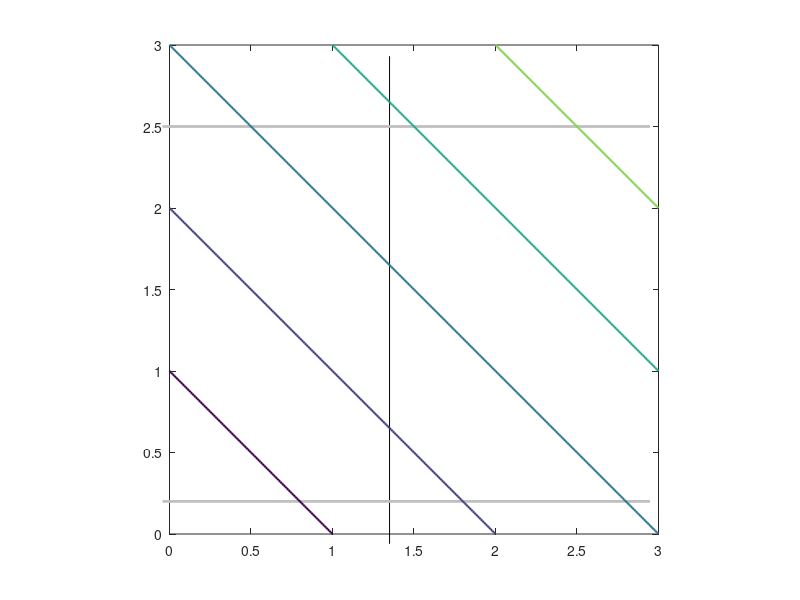

This figure's MATLAB source: (Note: this script raises an error after producing the figure.)
%EX2B
%
%   Exercise 4.6: use of SLP, CONLIN, and MMA to solve a four-bar truss
%   optimization problem - x1 is fixed.

% Mattias Schevenels
% February 2021

% PROBLEM FORMULATION
x1 = 1.35;        % Fixed value for x1
xmin = 0.2;       % Lower bound for x
xmax = 2.5;       % Upper bound for x
x = 1.4;          % Initial value

% MMA PARAMETERS
move = inf;       % Disable move limit
low = [];         % Lower asymptote: use -INF for SLP,   0 for CONLIN, [] for MMA
upp = [];         % Upper asymptote: use  INF for SLP, INF for CONLIN, [] for MMA
sinit = 0.5;      % Asymptotes relative initial position.
sincr = 1.2;      % Factor used to increase the distance between the asymptotes
sdecr = 0.7;      % Factor used to decrease the distance between the asymptotes
mu = 0;           % Relative distance to keep away from the asymptotes
tol = 1e-4;       % Convergence threshold

% DEFINE PLOT COLORS
darkblue = [0.000 0.447 0.741];
darkred = [0.850 0.325 0.098];
black = [0.000 0.000 0.000];
darkgray = [0.400 0.400 0.400];
lightgray = [0.750 0.750 0.750];

% PLOT EXACT OBJECTIVE FUNCTION AND CONSTRAINT
[X1,X2] = ndgrid(0:0.01:3,0:0.01:3);
F0 = X1+X2;
F = 8./(16*X1+9*X2)-4.5./(9*X1+16*X2)-0.1;
figure;
h4 = plot([x1 x1],[-1e6 1e6],'Color',black);
hold('on');
h3 = plot([-1e6 -1e6; 1e6 1e6],[xmin xmax; xmin xmax],'LineWidth',2,'Color',lightgray);
axis('equal');
xlim([0 3]);
ylim([0 3]);
[~,h1] = contour(X1,X2,F0,[-10:1:10],'LineWidth',1.5,'Color',darkblue);
[~,h2] = contour(X1,X2,F,[0 0],'LineWidth',2,'Color',darkred);
htop = [h1;h2;h3;h4];
xlabel('x_1');
ylabel('x_2');
fprintf('\nBlue lines: objective function f0(x)\n');
fprintf('Red line: constraint f1(x)\n');
fprintf('Gray lines: box constraints xmin and xmax\n\n');
pause;

% OPTIMIZATION LOOP
iter = 1;
change = inf;
mmaparams = [];
while change>tol

  % OBJECTIVE FUNCTION AND CONSTRAINTS
  f0 = x1+x;
  f = 8/(16*x1+9*x)-4.5/(9*x1+16*x)-0.1;

  % OBJECTIVE FUNCTION SENSITIVITIES
  df0dx = 1;

  % CONSTRAINT SENSITIVITIES
  dfdx = -8/(16*x1+9*x)^2*9  + 4.5/(9*x1+16*x)^2*16;

  % MMA UPDATE
  [xnew,y,z,lmult,mmaparams,subp,change] = mma(x,xmin,xmax,f0,f,df0dx,dfdx,mmaparams,move,low,upp,sinit,sincr,sdecr,mu,'silent');

  % COLLECT CONVERGENCE HISTORY
  history.iter(:,iter) = iter;
  history.x(:,iter) = x;
  history.low(:,iter) = subp.low;
  history.upp(:,iter) = subp.upp;
  history.f0(:,iter) = f0;
  history.f(:,iter) = f;

  % PRINT RESULTS
  fprintf('--------------------------------------------------\n');
  fprintf('ITERATION %i\n\n',mmaparams.iter);
  fprintf('Current value x = %0.5f\n',x);
  if iter>1
    fprintf('Change = %0.5f\n\n',change);
  else
    fprintf('\n');
  end
  fprintf('Objective function f0(x) = %0.5f\n',f0);
  fprintf('Constraint f1(x) = %0.5f\n\n',f);
  fprintf('Lower asymptotes L = %0.5f\n',subp.low);
  fprintf('Upper asymptotes U = %0.5f\n\n',subp.upp);

  % PLOT RESULTS
  if iter>1
    delete(hxnew);
    delete(hx);
  end
  set(gca,'Children',[htop;setdiff(get(gca,'Children'),htop,'stable')]);
  hx = plot(x1,x,'o','MarkerEdgeColor',darkgray,'MarkerFaceColor',darkgray);
  hxnew = plot(x1,xnew,'o','MarkerEdgeColor',black,'MarkerFaceColor',black);
  pause;

  % CHECK CONVERGENCE CRITERION AND MOVE ON TO NEXT ITERATION
  if change>tol
    iter = iter+1;
    x = xnew;
  end

end

% PRINT FINAL MESSAGE
fprintf('--------------------------------------------------\n');
fprintf('CONVERGENCE CRITERION SATISFIED - TERMINATING\n\n');
